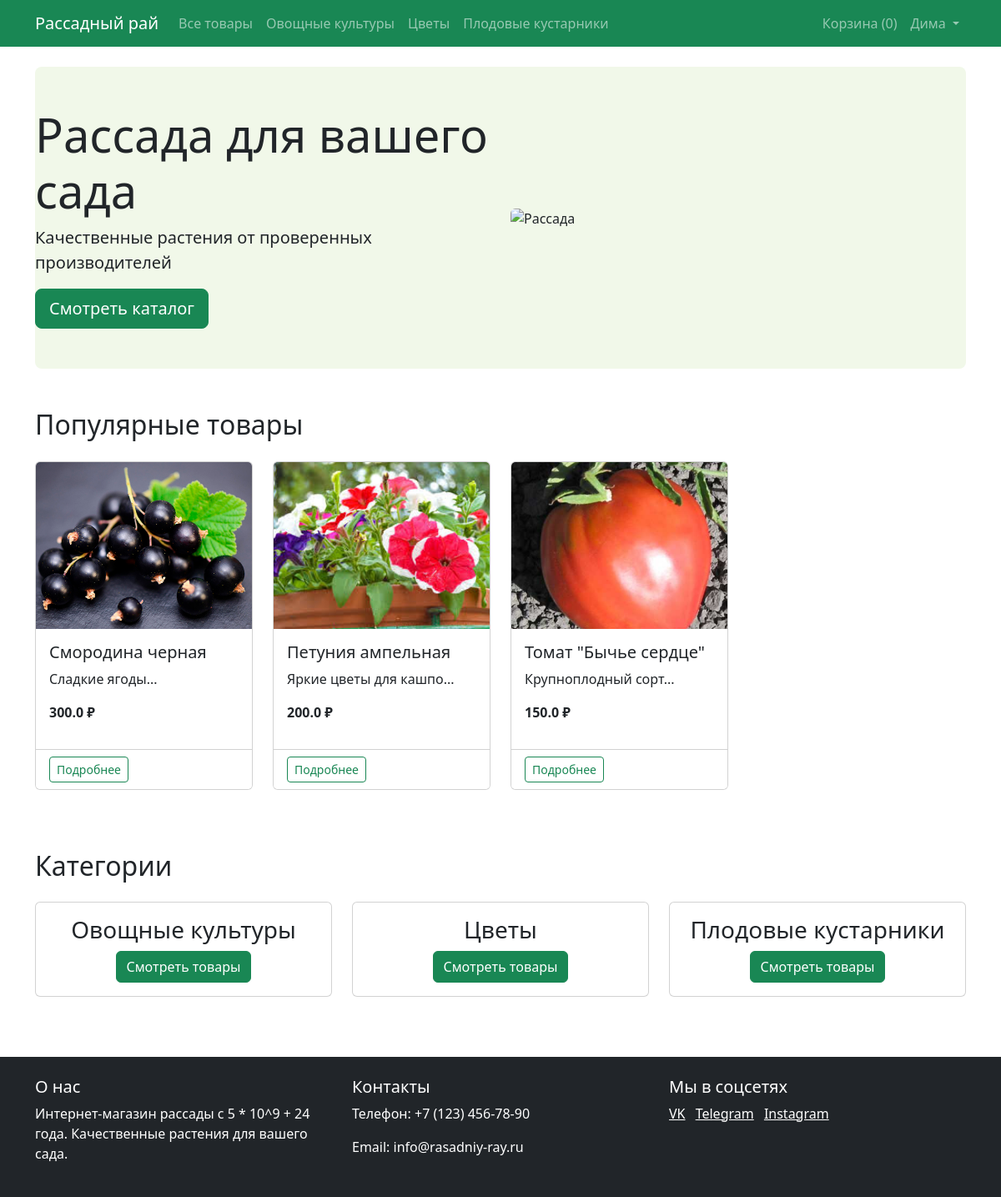
The page / (signed in) on the database its author committed.
### models.py (models this page shows, shortened)
class Category(db.Model):
    id = db.Column(db.Integer, primary_key=True)
    name = db.Column(db.String(100), nullable=False)
    products = db.relationship('Product', backref='category', lazy=True)

class Userdb(db.Model, UserMixin):
    __tablename__ = 'users'
    id = db.Column(db.Integer, primary_key=True)
    username = db.Column(db.String(50), unique=True, nullable=False)
    email = db.Column(db.String(100), unique=True, nullable=False)
    password_hash = db.Column(db.String(128), nullable=False)
    is_admin = db.Column(db.Boolean, default=False)
    orders = db.relationship('Order', backref='user', lazy=True)
    cart_items = db.relationship('Cart', backref='user', lazy='dynamic')

class Product(db.Model):
    id = db.Column(db.Integer, primary_key=True)
    name = db.Column(db.String(100), nullable=False)
    description = db.Column(db.Text)
    price = db.Column(db.Float, nullable=False)
    category_id = db.Column(db.Integer, db.ForeignKey('category.id'), nullable=False)
    image = db.Column(db.String(100))
    order_items = db.relationship('OrderItem', backref='product', lazy=True)

### app.py (the view)
@app.route('/')
def index():
    categories = Category.query.all()
    featured_products = Product.query.order_by(Product.id.desc()).limit(4).all()
    return render_template('index.html', categories=categories, featured_products=featured_products)

### app.py (called while the page is built)
@login_manager.user_loader
def load_user(user_id):
    user_db = Userdb.query.get(int(user_id))
    if user_db:
        return User(user_db)
    return None

@app.before_request
def fix_cart():
    if 'cart' in session and not isinstance(session['cart'], dict):
        session.pop('cart', None)

### templates/index.html (shortened to what this page needs)
{% extends "base.html" %}
{% block content %}
<section class="hero mb-5">
    <div class="row align-items-center">
        <div class="col-md-6">
            <h1 class="display-4">Рассада для вашего сада</h1>
            <p class="lead">Качественные растения от проверенных производителей</p>
            <a href="{{ url_for('products') }}" class="btn btn-success btn-lg">Смотреть каталог</a>
        </div>
        <div class="col-md-6">
            <img src="{{ url_for('static', filename='images/hero.jpg') }}" alt="Рассада" class="img-fluid rounded">
        </div>
    </div>
</section>
<section class="featured-products mb-5">
    <h2 class="mb-4">Популярные товары</h2>
    <div class="row">
        {% for product in featured_products %}
        <div class="col-md-3 mb-4">
            <div class="card h-100">
                <img src="{{ url_for('static', filename='images/' + product.image) }}" class="card-img-top" alt="{{ product.name }}">
                <div class="card-body">
                    <h5 class="card-title">{{ product.name }}</h5>
                    <p class="card-text">{{ product.description[:50] }}...</p>
                    <p class="fw-bold">{{ product.price }} ₽</p>
                </div>
                <div class="card-footer bg-white">
                    <a href="{{ url_for('product', product_id=product.id) }}" class="btn btn-sm btn-outline-success">Подробнее</a>
                </div>
            </div>
        </div>
        {% endfor %}
    </div>
</section>
<section class="categories mb-5">
    <h2 class="mb-4">Категории</h2>
    <div class="row">
        {% for category in categories %}
        <div class="col-md-4 mb-4">
            <div class="card h-100">
                <div class="card-body text-center">
                    <h3 class="card-title">{{ category.name }}</h3>
                    <a href="{{ url_for('products', category_id=category.id) }}" class="btn btn-success">Смотреть товары</a>
                </div>
            </div>
        </div>
        {% endfor %}
    </div>
</section>
{% endblock %}

### templates/base.html (shortened to what this page needs)
<!DOCTYPE html>
<html lang="ru">
<head>
    <link rel="stylesheet" href="{{ url_for('static', filename='css/style.css') }}">
    <link href="https://cdn.jsdelivr.net/npm/bootstrap@5.3.0/dist/css/bootstrap.min.css" rel="stylesheet">
</head>
<body>
    <header>
        <nav class="navbar navbar-expand-lg navbar-dark bg-success">
            <div class="container">
                <a class="navbar-brand" href="{{ url_for('index') }}">Рассадный рай</a>
                <div class="collapse navbar-collapse" id="navbarNav">
                    <ul class="navbar-nav me-auto">
                        <li class="nav-item">
                            <a class="nav-link" href="{{ url_for('products') }}">Все товары</a>
                        </li>
                        {% for category in categories %}
                        <li class="nav-item">
                            <a class="nav-link" href="{{ url_for('products', category_id=category.id) }}">{{ category.name }}</a>
                        </li>
                        {% endfor %}
                    </ul>
                    <ul class="navbar-nav">
                        <li class="nav-item">
                            <a class="nav-link" href="{{ url_for('cart') }}">
                                Корзина ({{ session.get('cart', {})|length }})
                            </a>
                        </li>
                        {% if current_user.is_authenticated %}
                        <li class="nav-item dropdown">
                            <a class="nav-link dropdown-toggle" href="#" role="button" data-bs-toggle="dropdown">
                                {{ current_user.username }}
                            </a>
                        </li>
                    {% endif %}
                </ul>
                </div>
            </div>
        </nav>
    </header>
    <main class="container my-4">
        {% block content %}{% endblock %}
    </main>
    <footer class="bg-dark text-white py-4 mt-4">
        <div class="container">
            <div class="row">
                <div class="col-md-4">
                    <h5>О нас</h5>
                    <p>Интернет-магазин рассады с 5 * 10^9 + 24 года. Качественные растения для вашего сада.</p>
                </div>
                <div class="col-md-4">
                    <h5>Контакты</h5>
                    <p>Телефон: +7 (123) 456-78-90</p>
                    <p>Email: info@rasadniy-ray.ru</p>
                </div>
                <div class="col-md-4">
                    <h5>Мы в соцсетях</h5>
                    <a href="#" class="text-white me-2">VK</a>
                    <a href="#" class="text-white me-2">Telegram</a>
                    <a href="#" class="text-white">Instagram</a>
                </div>
            </div>
        </div>
    </footer>
</body>
</html>

### static/css/style.css (style rules this page uses)
body { font-family: 'Segoe UI', Tahoma, Geneva, Verdana, sans-serif; background-color: #f8f9fa; }
.hero { padding: 3rem 0; background-color: #f1f8e9; border-radius: 0.5rem; }
.card { transition: transform 0.2s; }
.card-img-top { height: 200px; object-fit: cover; }
footer { margin-top: 3rem; }

### rows shown on the page
Category: name "Овощные культуры"
Category: name "Цветы"
Category: name "Плодовые кустарники"
Userdb: username "Дима"
Product: image (picture), name "Смородина черная", description "Сладкие ягоды", price "300.0"
Product: image (picture), name "Петуния ампельная", description "Яркие цветы для кашпо", price "200.0"
Product: image (picture), name "Томат \"Бычье сердце\"", description "Крупноплодный сорт", price "150.0"

### other values the page prints
{{ session.get('cart', {})|length }} "0"
